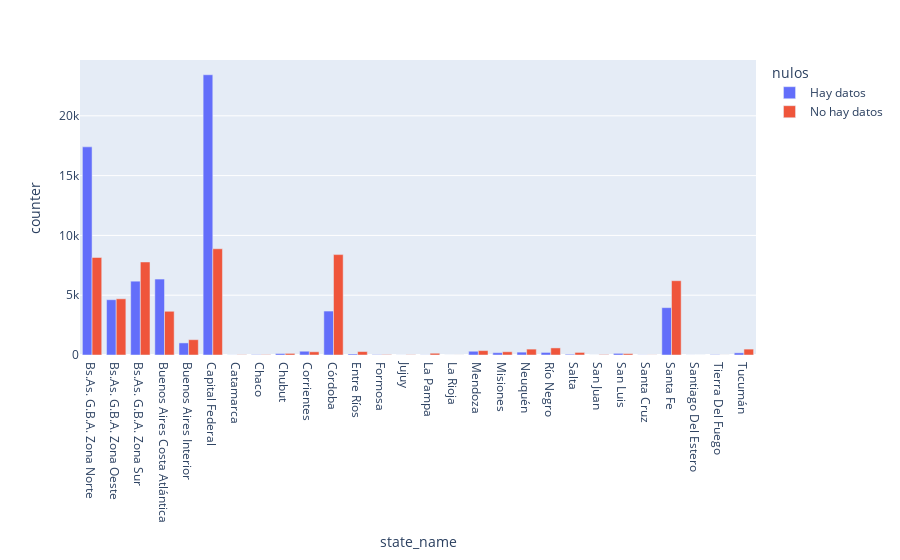

Notebook code cell kept with this figure:
### Code cell
#agrupamos las provincias por provincia y la columna nulos, totalizando la cantidad de nulos por la columna counter 
pais_group2 = pais.groupby(by=['state_name','nulos'],as_index=False)['counter'].sum()
#transformamos a string la columna nulos
pais_group2['nulos'] = pais_group2['nulos'].astype(str)
#reemplazamos False por "hay datos "y True por "no hay datos"
pais_group2['nulos'] = pais_group2.nulos.str.replace('False','Hay datos')
pais_group2['nulos'] = pais_group2.nulos.str.replace('True','No hay datos')
#graficamos los datos faltantes y completos por provincia
fig = px.bar(pais_group2, x="state_name", y="counter",
             color='nulos', barmode='group',
             height=400)
fig.show()

### Figure 1 — Plotly figure (JSON) as saved in the notebook; plotly's stock layout.template omitted (floating-point values rounded to 4 significant figures)
{"data": [{"alignmentgroup": "True", "hovertemplate": "nulos=Hay datos<br>state_name=%{x}<br>counter=%{y}<extra></extra>", "legendgroup": "Hay datos", "marker": {"color": "#636efa"}, "name": "Hay datos", "offsetgroup": "Hay datos", "orientation": "v", "showlegend": true, "textposition": "auto", "type": "bar", "x": ["Bs.As. G.B.A. Zona Norte", "Bs.As. G.B.A. Zona Oeste", "Bs.As. G.B.A. Zona Sur", "Buenos Aires Costa Atlántica", "Buenos Aires Interior", "Capital Federal", "Catamarca", "Chaco", "Chubut", "Corrientes", "Córdoba", "Entre Ríos", "Formosa", "Jujuy", "La Pampa", "La Rioja", "Mendoza", "Misiones", "Neuquén", "Río Negro", "Salta", "San Juan", "San Luis", "Santa Cruz", "Santa Fe", "Santiago Del Estero", "Tierra Del Fuego", "Tucumán"], "xaxis": "x", "y": [17405, 4623, 6173, 6350, 1011, 23434, 6, 28, 125, 315, 3674, 82, 29, 4, 10, 1, 314, 193, 240, 215, 63, 2, 137, 11, 3960, 3, 28, 181], "yaxis": "y"}, {"alignmentgroup": "True", "hovertemplate": "nulos=No hay datos<br>state_name=%{x}<br>counter=%{y}<extra></extra>", "legendgroup": "No hay datos", "marker": {"color": "#EF553B"}, "name": "No hay datos", "offsetgroup": "No hay datos", "orientation": "v", "showlegend": true, "textposition": "auto", "type": "bar", "x": ["Bs.As. G.B.A. Zona Norte", "Bs.As. G.B.A. Zona Oeste", "Bs.As. G.B.A. Zona Sur", "Buenos Aires Costa Atlántica", "Buenos Aires Interior", "Capital Federal", "Catamarca", "Chaco", "Chubut", "Corrientes", "Córdoba", "Entre Ríos", "Formosa", "Jujuy", "La Pampa", "La Rioja", "Mendoza", "Misiones", "Neuquén", "Río Negro", "Salta", "San Juan", "San Luis", "Santa Cruz", "Santa Fe", "Santiago Del Estero", "Tierra Del Fuego", "Tucumán"], "xaxis": "x", "y": [8155, 4699, 7779, 3656, 1280, 8882, 21, 29, 134, 268, 8395, 287, 36, 22, 147, 3, 367, 271, 493, 593, 215, 38, 115, 9, 6212, 1, 3, 493], "yaxis": "y"}], "layout": {"autosize": true, "barmode": "group", "legend": {"title": {"text": "nulos"}, "tracegroupgap": 0}, "margin": {"t": 60}, "xaxis": {"anchor": "y", "autorange": true, "domain": [0, 1], "range": [-0.5, 27.5], "title": {"text": "state_name"}, "type": "category"}, "yaxis": {"anchor": "x", "autorange": true, "domain": [0, 1], "range": [0, 24670.0], "title": {"text": "counter"}, "type": "linear"}}}
